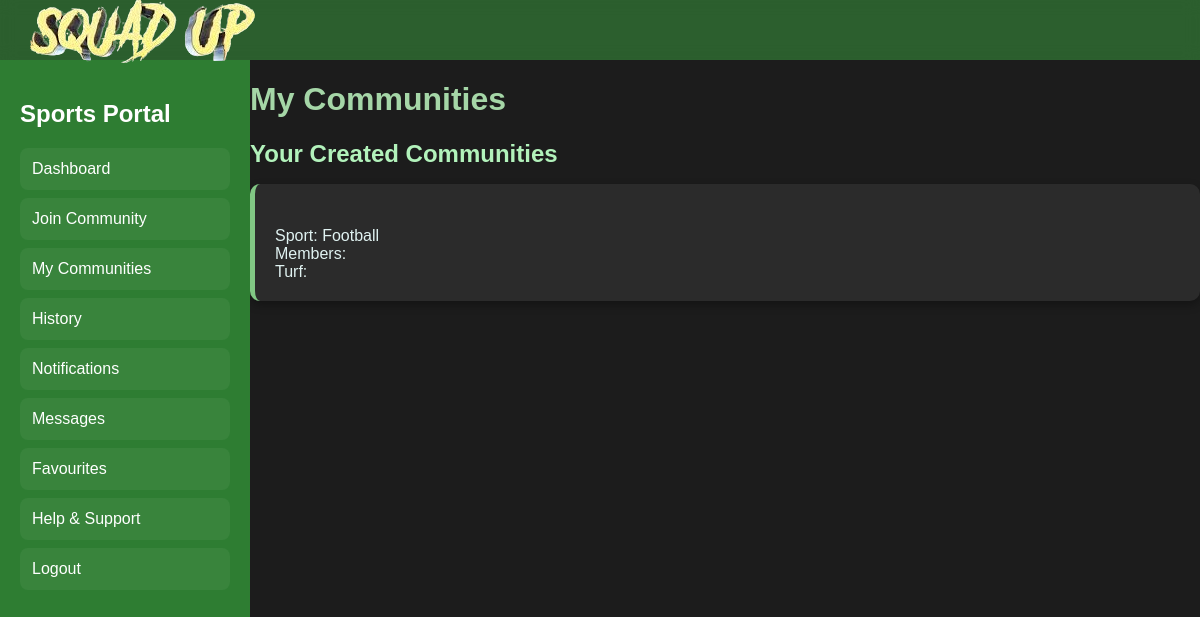
Before: /my_communities (signed in) with the older database file.
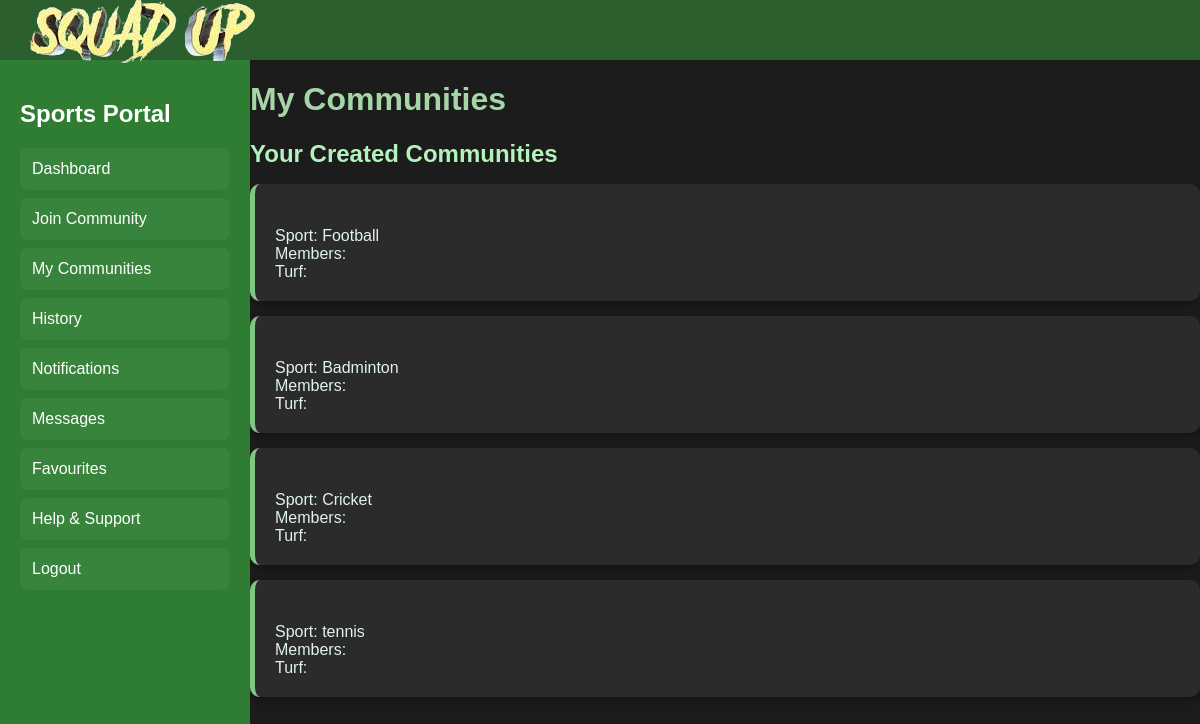
After: the same page with the newer database file.
### models.py (models this page shows, shortened)
class Community(db.Model):
    id = db.Column(db.Integer, primary_key=True)
    team_name = db.Column(db.String(100), nullable=True)  # Auto-generated if empty
    sport = db.Column(db.String(50), nullable=False)
    max_players = db.Column(db.Integer, nullable=False, default=12)
    turf_id = db.Column(db.Integer, db.ForeignKey('turf.id'), nullable=False)
    owner_id = db.Column(db.Integer, db.ForeignKey('user.id'), nullable=False)
    status = db.Column(db.String(20), default="active")  # "active" or "closed"
    turf = db.relationship('Turf', backref='communities')
    players = db.relationship('CommunityPlayers', backref='community', lazy=True, cascade="all, delete-orphan")
    __table_args__ = (db.UniqueConstraint('team_name', 'status', name='unique_active_team_name'),)

### app.py (the view)
@app.route('/my_communities')
@login_required
def my_communities():
    user_id = session['user_id']
    if not user_id:
        flash("You need to log in first!", 'warning')
        return redirect(url_for('login'))
    communities = Community.query.filter_by(owner_id=user_id).all()  # Assuming a Community model
    return render_template('my_communities.html', my_communities=communities)

### app.py (called while the page is built)
def login_required(f):
    @wraps(f)
    def decorated_function(*args, **kwargs):
        if 'user_id' not in session:
            flash("You need to log in first!", "danger")
            return redirect(url_for('login'))
        return f(*args, **kwargs)
    return decorated_function

@app.before_request
def page_last_visited():
    excluded_routes = ['login', 'logout', 'static', 'register']
    if request.endpoint not in excluded_routes and request.method == 'GET':
        session['page_last_visited_url'] = request.path

### templates/my_communities.html (shortened to what this page needs)
<!DOCTYPE html>
<html lang="en">
<head>
    <link href="https://cdnjs.cloudflare.com/ajax/libs/font-awesome/6.4.0/css/all.min.css" rel="stylesheet">
</head>
<body>
    <div class="header">
        <div class="logo"><img class="squadUp-logo" src="/static/squadUp-logo.png" alt="Squad Up Logo"></div>
    </div>
    <div class="sidebar">
        <h2>Sports Portal</h2>
        <a href="{{ url_for('player_dashboard') }}">Dashboard</a>
        <a href="{{ url_for('join_community') }}">Join Community</a>
        <a href="{{ url_for('my_communities') }}">My Communities</a>
        <a href="#">History</a>
        <a href="#">Notifications</a>
        <a href="#">Messages</a>
        <a href="#">Favourites</a>
        <a href="#">Help & Support</a>
        <a href="{{ url_for('logout') }}">Logout</a>
    </div>
    <div class="content">
        <h1>My Communities</h1>
        <div class="section">
            <h2>Your Created Communities</h2>
            <ul>
                {% for community in my_communities %}
                <li>
                    <strong>{{ community.name }}</strong><br>
                    Sport: {{ community.sport }}<br>
                    Members: {{ community.members_count }}<br>
                    Turf: {{ community.turf_name }}<br>
                </li>
                {% endfor %}
            </ul>
        </div>
    </div>
</body>
</html>

Changed rows visible on the page:
added Community: sport "Badminton"
added Community: sport "Cricket"
added Community: sport "tennis"
